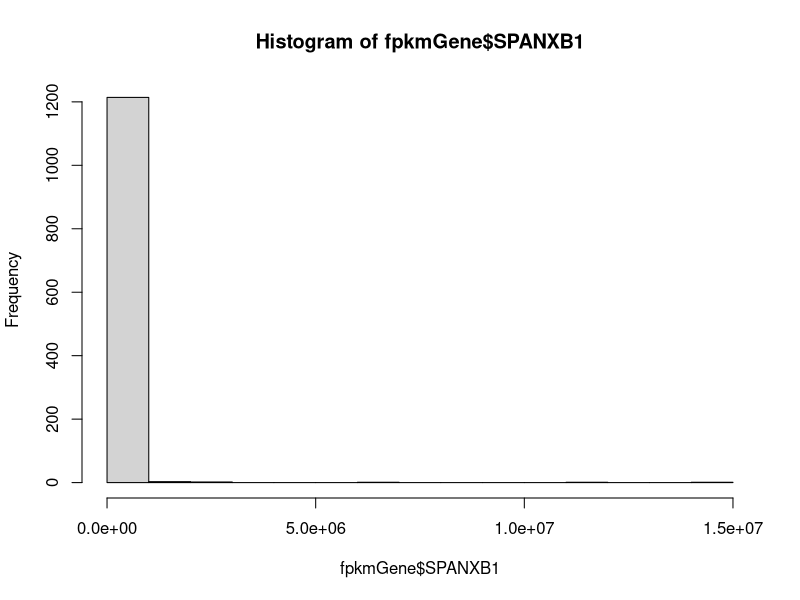
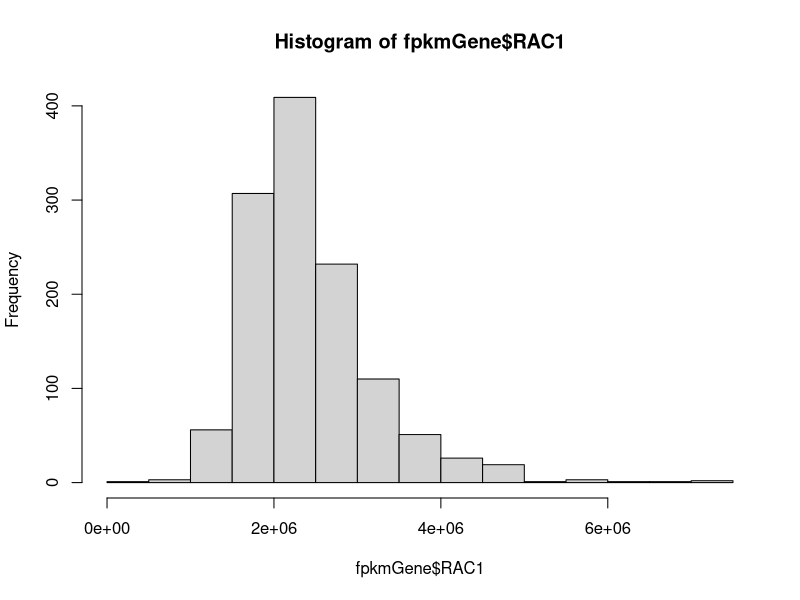
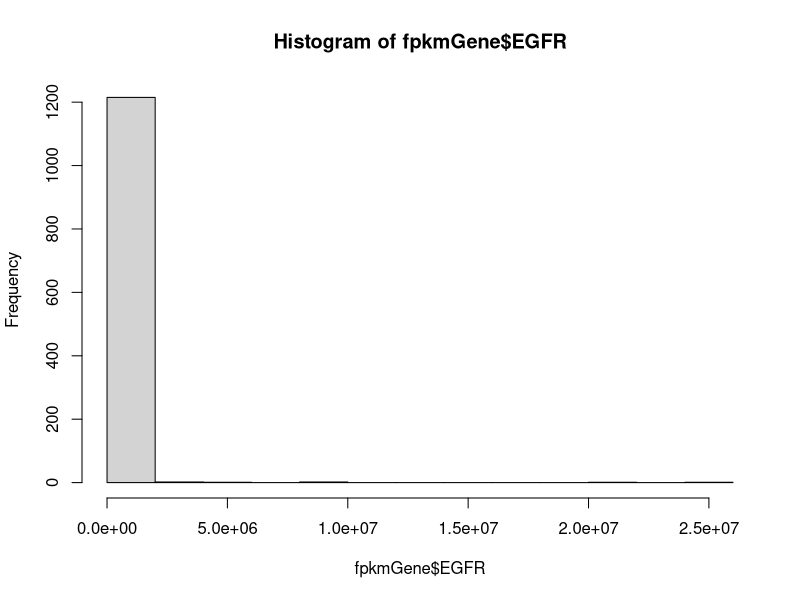
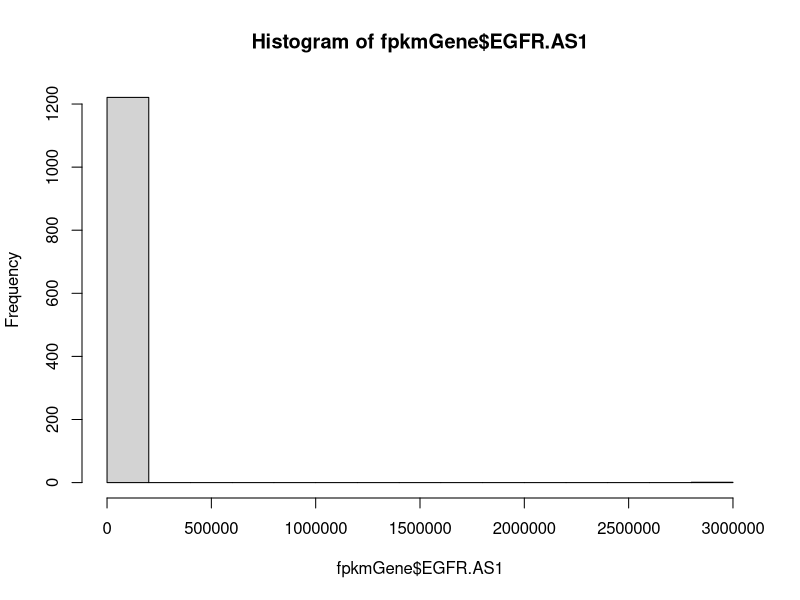

Here is the R script that generated these plots, in order: (Note: this script raises an error after producing the figures.)
#### analyzing expression data from TCGA ####

# load packages
library(dplyr)
library(ggplot2)

# define exclusion subsetting
`%ni%` <- Negate(`%in%`) 

# read in saved data
fpkmGene <- read.table("targetGeneBca.csv")
# see all metadata
colnames(fpkmGene)
# view untransformed distribution
hist(fpkmGene$SPANXB1) # very left skewed
hist(fpkmGene$RAC1) # slightly left skewed
hist(fpkmGene$EGFR) # very left skewed
hist(fpkmGene$EGFR.AS1) # very left skewed
hist(fpkmGene$SH3GL2) # very left skewed
# save untransformed data
fpkmGeneNolog <- fpkmGene

# log transform gene expression data
fpkmGene[1:10] <- fpkmGene[1:10] + 1 # add one pseudo count to all counts to remove zeros
fpkmGene[1:10] <- log2(fpkmGene[1:10]) # apply log2 transformation

# add SH3GL2/SPANXB1 expression ratio
fpkmGene <- fpkmGene %>%
  mutate(SH3GL2_SPANXB1_ratio = SH3GL2 / SPANXB1)

## visualizing data distribution for variables of interest
# not variable or not reported: classification_of_tumor, last_known_disease_status, tumor_grade, progression_or_recurrence, disease_type
hist(fpkmGene$SPANXB1) # left skewed (many zeros)
hist(fpkmGene$RAC1) # fairly normal, slightly left skewed
hist(fpkmGene$EGFR) # normal
hist(fpkmGene$EGFR.AS1) # left skewed (many zeros)
hist(fpkmGene$SH3GL2) # left skewed (many zeros)
plot(fpkmGene$shortLetterCode) # same (abbreviations): plot(fpkmGene$definition)
table(fpkmGene$shortLetterCode) 
# 113 NT= normal tissue, 1102 TP= primary tumor, 7 TM= metastatic 
table(fpkmGene$tumor_stage) # same: table(fpkmGene$subtype_Converted.Stage)
table(fpkmGene$subtype_AJCC.Stage)
table(fpkmGene$vital_status) #table(fpkmGene$subtype_Vital.Status) has missing data
table(fpkmGene$morphology)
table(fpkmGene$subtype_Metastasis) # same: table(fpkmGene$subtype_Metastasis.Coded)

# triple negative indicators
table(fpkmGene$subtype_ER.Status)
table(fpkmGene$subtype_PR.Status)
table(fpkmGene$subtype_HER2.Final.Status)

## initial data subsets
# assess number of samples with SPANXB1 expression
SB1 <- fpkmGene %>%
  filter(SPANXB1 > 0) # 544 samples with SPANXB1 expression
meta <- fpkmGene %>%
  filter(shortLetterCode == "TM")
norm <- fpkmGene %>%
  filter(shortLetterCode == "NT")
tum <- fpkmGene %>%
  filter(shortLetterCode == "TP")

#### Q1 Compare spanxb1 expression between normal and BC patients ####
# all "normal" samples are paired with a Bca sample
normVcancer <- rbind(norm, tum)
# unpaired, all data
t.test(SPANXB1 ~ shortLetterCode, data = normVcancer) # p=2.2e-16
table(normVcancer$shortLetterCode) # 113 normal, 1102 tumor
ggplot(normVcancer, aes(shortLetterCode, SPANXB1)) + 
  geom_boxplot() +
  ylab("log2 SPANXB1 expression") +
  xlab("tissue type (unpaired)") +
  scale_x_discrete(labels=c("NT" = "normal", "TP" = "tumor")) +
  geom_boxplot() +
  theme_bw() + 
  theme(axis.text=element_text(size=16), axis.title = element_text(size=16))
#ggsave("figures/SPANXB1unpaired.jpg")
# paired
# create paired sample dataset
normVcancerPaired <- normVcancer %>%
  filter(bcr_patient_barcode %in%
           norm$bcr_patient_barcode)
# find patients with more than 1 tumor sample to pair
normVcancerPaired %>% 
  group_by(patient) %>%
  tally() %>%
  filter(n > 2)
# find patients with only 1 normal sample
normVcancerPaired %>%
  group_by(patient) %>%
  tally() %>%
  filter(n == 1)
# only one sample: TCGA-BH-A0BS 
filter(normVcancerPaired, patient == "TCGA-BH-A0BS")
grep("TCGA-BH-A0BS", normVcancerPaired$patient) # remove 67 (no tumor to pair) 
# three or four samples: TCGA-A7-A0DB, TCGA-A7-A0DC, TCGA-A7-A13E
filter(normVcancerPaired, patient == "TCGA-A7-A0DB")
grep("TCGA-A7-A0DB", normVcancerPaired$patient) # remove 182 and 216 (extra tumor)
filter(normVcancerPaired, patient == "TCGA-A7-A0DC")
grep("TCGA-A7-A0DC", normVcancerPaired$patient) # remove 145 (tumor missing metadata)
filter(normVcancerPaired, patient == "TCGA-A7-A13E")
grep("TCGA-A7-A13E", normVcancerPaired$patient) # remove 221 and 226 (extra tumor)
# remove extra samples
normVcancerPaired <- normVcancerPaired[-c(67, 182, 216, 145, 221, 226),]
# sort by barcode
normVcancerPaired <- normVcancerPaired[order(normVcancerPaired$patient),] 
# summarize sample counts
table(normVcancerPaired$shortLetterCode) # 112 NT, 112 TP
# perform t test (paired)
t.test(SPANXB1 ~ shortLetterCode, paired=TRUE, data = normVcancerPaired) # 4.177e-09
ggplot(normVcancerPaired, aes(shortLetterCode, SPANXB1)) + 
  ylab("log2 SPANXB1 expression") +
  xlab("tissue type (paired samples)") +
  scale_x_discrete(labels=c("NT" = "normal", "TP" = "tumor")) +
  geom_boxplot() +
  theme_bw() +
  theme(axis.text=element_text(size=16), axis.title = element_text(size=16))
#ggsave("figures/SPANXB1paired.jpg")

#### Q2 Compare spanxb1 expression between metastatic vs. non metastatic BC patients ####
# combine tumor and metastasis samples
tumVmetaAll <- rbind(tum, meta)
table(tumVmetaAll$shortLetterCode) # 7 TM 1102 TP
# perform t test (unpaired data)
t.test(SPANXB1 ~ definition, data = tumVmetaAll) # 0.7794
ggplot(tumVmetaAll, aes(definition, SPANXB1)) + 
  ylab("log2 SPANXB1 expression") +
  xlab("tissue type") +
  scale_x_discrete(labels=c("TM" = "metastatic", "TP" = "primary tumor")) +
  geom_boxplot() +
  theme_bw() +
  theme(axis.text=element_text(size=12), axis.title = element_text(size=12))
#ggsave("figures/SPANXB1unpairedMetastasis.jpg")
# remove TP for metastatic patients 
TPnoMeta <- tum %>%
  filter(bcr_patient_barcode %ni%
           meta$bcr_patient_barcode)
TPnoMeta <- rbind(TPnoMeta, meta)
# summarize sample counts
table(TPnoMeta$shortLetterCode) # TM 7, TP 1095
# perform t test (unpaired data, with TP from metastasis patients removed)
t.test(SPANXB1 ~ shortLetterCode, data = TPnoMeta) # p=0.7739
ggplot(TPnoMeta, aes(definition, SPANXB1)) + 
  ylab("log2 SPANXB1 expression") +
  xlab("tissue type") +
  scale_x_discrete(labels=c("TM" = "metastatic", "TP" = "primary tumor")) +
  geom_boxplot() +
  theme_bw() +
  theme(axis.text=element_text(size=12), axis.title = element_text(size=12))
#ggsave("figures/SPANXB1unpairedMetastasisFiltered.jpg")
# paired
# create paired metastatic/nonmetastatic sample dataset
tumMet <- tum %>%
  filter(bcr_patient_barcode %in%
           meta$bcr_patient_barcode)
tumVmetPaired <- rbind(tumMet, meta)
# summarize sample counts
table(tumVmetPaired$shortLetterCode) # 7 pairs
# sort for paired samples
tumVmetPaired <- tumVmetPaired[order(tumVmetPaired$patient)]
# perform t test
t.test(SPANXB1 ~ shortLetterCode, data = tumVmetPaired) # 0.4917
ggplot(tumVmetPaired, aes(shortLetterCode, SPANXB1)) + 
  ylab("log2 SPANXB1 expression") +
  xlab("tissue type (paired samples)") +
  scale_x_discrete(labels=c("TM" = "metastatic", "TP" = "tumor")) +
  geom_boxplot() +
  theme_bw() +
  theme(axis.text=element_text(size=12), axis.title = element_text(size=12))
#ggsave("figures/SPANXB1pairedMetastasis.jpg")

#### Q3 Compare spanxb1 expression with clinical stages of BC patients ####
table(fpkmGene$subtype_AJCC.Stage) # missing data are "[Not Available]"
table(fpkmGene$tumor_stage) # missing data are "not reported"
# compare AJCC stages
AJCC <- tum %>%
  filter(subtype_AJCC.Stage != "[Not Available]") %>%
  filter(subtype_AJCC.Stage != "Stage X")
table(AJCC$subtype_AJCC.Stage)
# perform ANOVA
summary(aov(SPANXB1 ~ subtype_AJCC.Stage, data = AJCC)) # 0.907
ggplot(AJCC, aes(subtype_AJCC.Stage, SPANXB1)) + 
  ylab("log2 SPANXB1 expression") +
  xlab(" AJCC stage") +
  scale_x_discrete(labels=c("Stage I" = "I", "Stage IA" = "IA", "Stage IB" = "IB", "Stage II" = "II", "Stage IIA" = "IIA", "Stage IIB" = "IIB", "Stage III" = "III", "Stage IIIA" = "IIIA", "Stage IIIB" = "IIIB", "Stage IIIC" = "IIIC", "Stage IV" = "IV")) +
  geom_boxplot() +
  theme_bw() 
#ggsave("figures/SPANXB1.AJCC.jpg")
# AJCC stages with zeros removed
AJCC_filt <- AJCC %>%
  filter(SPANXB1 > 0)
table(AJCC_filt$subtype_AJCC.Stage)
summary(aov(SPANXB1 ~ subtype_AJCC.Stage, data = AJCC_filt)) # 0.0346
ggplot(AJCC_filt, aes(subtype_AJCC.Stage, SPANXB1)) + 
  ylab("log2 SPANXB1 expression") +
  xlab("AJCC stage") +
  scale_x_discrete(labels=c("Stage I" = "I", "Stage IA" = "IA", "Stage IB" = "IB", "Stage II" = "II", "Stage IIA" = "IIA", "Stage IIB" = "IIB", "Stage III" = "III", "Stage IIIA" = "IIIA", "Stage IIIB" = "IIIB", "Stage IIIC" = "IIIC", "Stage IV" = "IV")) +
  geom_boxplot() +
  theme_bw() 
#ggsave("figures/SPANXB1.AJCC_filt.jpg")
# compare tumor stages
stage <- tum %>%
  filter(tumor_stage != "not reported") %>%
  filter(tumor_stage != "stage x")
table(stage$tumor_stage)
# perform ANOVA
summary(aov(SPANXB1 ~ tumor_stage, data = stage)) #p=0.514
ggplot(stage, aes(tumor_stage, SPANXB1)) + 
  ylab("log2 SPANXB1 expression") +
  xlab("tumor stage") +
  scale_x_discrete(labels=c("stage i" = "I", "stage ia" = "IA", "stage ib" = "IB", "stage ii" = "II", "stage iia" = "IIA", "stage iib" = "IIB", "stage iii" = "III", "stage iiia" = "IIIA", "stage iiib" = "IIIB", "stage iiic" = "IIIC", "stage iv" = "IV")) +
  geom_boxplot() +
  theme_bw() 
#ggsave("figures/SPANXB1.stage.jpg")

#### Q4 Compare spanxb1 expression between normal and ER/PR/HER2 negative (a.k.a.TNBC) patients ####
# extract triple negative from tumor samples
TNBCneg <- tum %>% 
  filter(subtype_ER.Status == "Negative" & subtype_PR.Status == "Negative" & subtype_HER2.Final.Status == "Negative") %>%
  mutate(triple = "TNBC")
# convert norm to include TNBC status
normT <- norm %>%
  mutate(triple = "normal")
# combine triple negative and normal
normTNBC <- rbind(normT, TNBCneg) # 118 TNBC, 113 normal
# perform t test 
t.test(SPANXB1 ~ triple, data=normTNBC) # 4.395e-07
ggplot(normTNBC, aes(triple, SPANXB1)) + 
  ylab("log2 SPANXB1 expression") +
  xlab("tissue type (unpaired)") +
  geom_boxplot() +
  theme_bw() +
  theme(axis.text=element_text(size=16), axis.title = element_text(size=16))
#ggsave("figures/SPANXB1TNBCnormal.jpg")

#### Q4.5 Compare spanxb1 expression between ER/PR/HER2 positive vs. ER/PR/HER2 negative (a.k.a.TNBC) patients ####
# extract triple negative from tumor samples
TNBCneg <- tum %>% 
  filter(subtype_ER.Status == "Negative" & subtype_PR.Status == "Negative" & subtype_HER2.Final.Status == "Negative") %>%
  mutate(triple = "negative")
# extract triple positive from tumor samples
TNBCpos <- tum %>% 
  filter(subtype_ER.Status == "Positive" & subtype_PR.Status == "Positive" & subtype_HER2.Final.Status == "Positive") %>%
  mutate(triple = "positive")
# combine triple negative and all positive
TNBCboth <- rbind(TNBCneg, TNBCpos) # 118 TNBC, 59 all positive
# perform t test 
t.test(SPANXB1 ~ triple, data=TNBCboth) # 0.06836
ggplot(TNBCboth, aes(triple, SPANXB1)) + 
  ylab("log2 SPANXB1 expression") +
  xlab("ER/PR/HER2 status") +
  geom_boxplot() +
  theme_bw() +
  theme(axis.text=element_text(size=12), axis.title = element_text(size=12))
#ggsave("figures/SPANXB1TNBC.jpg")

#### Q5 Compare spanxb1 expression between metastatic vs. non metastatic TNBC patients ####
table(TNBCneg$shortLetterCode) #no TNBC neg or pos are metastatic

#### Compare spanxb1 expression with survival outcome ####
tumVital <- tum %>%
  filter(vital_status != "NA")
table(tumVital$vital_status) # 100 alive, 18 dead 
# SPANXB1 and vital status
t.test(SPANXB1 ~ vital_status, data=tumVital) # 0.5902
ggplot(tumVital, aes(vital_status, SPANXB1)) + 
  ylab("log2 SPANXB1 expression") +
  xlab("vital status") +
  geom_boxplot() +
  theme_bw() +
  theme(axis.text=element_text(size=12), axis.title = element_text(size=12))
#ggsave("figures/SPANXB1.vital.jpg")

# read in curated survival data
surv_dat <- read.csv("brca_survival.csv")
# compare samples in each set
length(tum$patient) #1102
length(unique(tum$patient)) #1091
length(surv_dat$bcr_patient_barcode) #1097
length(unique(surv_dat$bcr_patient_barcode)) #1097
# filter out patients in tum that aren't in survival data
surv <- merge(tum, surv_dat, by.x="patient", by.y="bcr_patient_barcode") %>%
  filter(DFI.time.cr != "NA")
range(surv$DFI.time.cr)

# plot all SPANXB1 and DFI
ggplot(surv, aes(SPANXB1, DFI.time.cr)) +
  geom_point() +
  ylab("disease free interval (days)") +
  xlab("log2 SPANXB1 expression") +
  theme_bw() +
  theme(legend.position="none") + 
  geom_smooth(method = "lm", se = FALSE)
#ggsave("figures/SPANXB1.survival.jpg")
# model with DFI
surv.mod.D <- lm(SPANXB1 ~ DFI.time.cr, data=surv_ex)
summary(surv.mod.D) # p=0.1759, R2=0.003988, no relationship

# plot DFI by SPANXB1 only in expressed
surv_ex <- filter(surv, SPANXB1 > 0)
ggplot(surv_ex, aes(SPANXB1, DFI.time.cr)) +
  geom_point() +
  ylab("disease free interval (days)") +
  xlab("log2 SPANXB1 expression") +
  theme_bw() +
  theme(legend.position="none") + 
  geom_smooth(method = "lm", se = FALSE)
#ggsave("figures/SPANXB1.ex.survival.jpg")
# model with DFI
surv.mod.D.ex <- lm(SPANXB1 ~ DFI.time.cr, data=surv_ex)
summary(surv.mod.D.ex) # p=0.1759, R2=0.003988, no relationship

#### Q6 Compare spanxb1 expression with survival outcome of TNBC patients ####
table(TNBCneg$vital_status) # 100 alive, 18 dead 
# SPANXB1 and vital status
t.test(SPANXB1 ~ vital_status, data=TNBCneg) # 0.1257
ggplot(TNBCneg, aes(vital_status, SPANXB1)) + 
  ylab("log2 SPANXB1 expression") +
  xlab("vital status") +
  geom_boxplot() +
  theme_bw() +
  theme(axis.text=element_text(size=12), axis.title = element_text(size=12))
#ggsave("figures/SPANXB1.TNBCneg.vital.jpg")

#### Q7 Compare spanxb1 expression with survival outcome of ER/PR/HER2 positive patients alone and in combination (e.g., co-expression of genes) ####
table(TNBCpos$vital_status) # 52 alive, 7 dead 
# SPANXB1 and vital status of triple positive patients
t.test(SPANXB1 ~ vital_status, data=TNBCpos) # 0.9511
ggplot(TNBCpos, aes(vital_status, SPANXB1)) + 
  ylab("log2 SPANXB1 expression") +
  xlab("vital status") +
  geom_boxplot() +
  theme_bw() +
  theme(axis.text=element_text(size=12), axis.title = element_text(size=12))
#ggsave("figures/SPANXB1.TNBCpos.vital.jpg")
# SPANXB1, ER+ (subtype_ER.Status) and vital status
table(fpkmGene$subtype_ER.Status) # 175 Negative, 591 Positive, Indeterminate, Not Performed, Performed but Not Available
SP.ER <- fpkmGene %>% 
  filter(subtype_ER.Status == "Positive" | subtype_ER.Status == "Negative")
t.test(SPANXB1 ~ subtype_ER.Status, data=SP.ER) # 0.004189
ggplot(SP.ER, aes(subtype_ER.Status, SPANXB1)) + 
  ylab("log2 SPANXB1 expression") +
  xlab("ER status") +
  geom_boxplot() +
  theme_bw() +
  theme(axis.text=element_text(size=12), axis.title = element_text(size=12))
#ggsave("figures/SPANXB1.ERstatus.jpg")
# logistic regression # 766 individuals
SP.ER.mod <- glm(vital_status ~ SPANXB1 + subtype_ER.Status, data = SP.ER, family = "binomial")
summary(SP.ER.mod) # nope
# odds ratio and 95% CI
exp(cbind(OR = coef(SP.ER.mod), confint(SP.ER.mod)))
# SPANXB1, PR+ (subtype_PR.Status) and vital status
table(fpkmGene$subtype_PR.Status) # 247 Negative, 516 Positive
SP.PR <- fpkmGene %>% 
  filter(subtype_PR.Status == "Positive" | subtype_PR.Status == "Negative")
t.test(SPANXB1 ~ subtype_PR.Status, data=SP.PR) # 0.2112
ggplot(SP.PR, aes(subtype_PR.Status, SPANXB1)) + 
  ylab("log2 SPANXB1 expression") +
  xlab("PR status") +
  geom_boxplot() +
  theme_bw() +
  theme(axis.text=element_text(size=12), axis.title = element_text(size=12))
#ggsave("figures/SPANXB1.PRstatus.jpg")
# logistic regression # 763 individuals
SP.PR.mod <- glm(vital_status ~ SPANXB1 + subtype_PR.Status, data = SP.PR, family = "binomial")
summary(SP.PR.mod) # nope
# odds ratio and 95% CI
exp(cbind(OR = coef(SP.PR.mod), confint(SP.PR.mod)))
# SPANXB1, HER2+ (subtype_HER2.Final.Status) and vital status
table(fpkmGene$subtype_HER2.Final.Status) # 642 Negative, 111 Positive
SP.HER <- fpkmGene %>% 
  filter(subtype_HER2.Final.Status == "Positive" | subtype_HER2.Final.Status == "Negative")
t.test(SPANXB1 ~ subtype_HER2.Final.Status, data=SP.HER) # 0.3968
ggplot(SP.HER, aes(subtype_HER2.Final.Status, SPANXB1)) + 
  ylab("log2 SPANXB1 expression") +
  xlab("HER2 status") +
  geom_boxplot() +
  theme_bw() +
  theme(axis.text=element_text(size=12), axis.title = element_text(size=12))
#ggsave("figures/SPANXB1.HERstatus.jpg")
# logistic regression # 753 individuals
SP.HER.mod <- glm(vital_status ~ SPANXB1 + subtype_HER2.Final.Status, data = SP.HER, family = "binomial")
summary(SP.HER.mod) # nope
# odds ratio and 95% CI
exp(cbind(OR = coef(SP.HER.mod), confint(SP.HER.mod)))
# SPANXB1 and ER/PR/HER2+ # 715 individuals
SP.PR.ER.HER <- fpkmGene %>% 
  filter(subtype_PR.Status == "Positive" | subtype_PR.Status == "Negative") %>%
  filter(subtype_ER.Status == "Positive" | subtype_ER.Status == "Negative") %>%
  filter(subtype_HER2.Final.Status == "Positive" | subtype_HER2.Final.Status == "Negative")
# logistic regression
SP.PR.ER.HER.mod <- glm(vital_status ~ SPANXB1 + subtype_PR.Status + subtype_ER.Status + subtype_HER2.Final.Status, data = SP.PR.ER.HER, family = "binomial")
summary(SP.PR.ER.HER.mod) # nope
# odds ratio and 95% CI
exp(cbind(OR = coef(SP.HER.mod), confint(SP.HER.mod)))

#### Q8 Compare RAC1/SPANXB1 expression together in normal vs. TNBC ####
# aggregate data from norm and TNBC
normTNBC <- rbind(norm, TNBCneg[,-95]) # removes column triple
table(normTNBC$shortLetterCode) # 113 normal, 118 TNBC (unpaired)
# linear regression (only normal)
norm.mod <- lm(SPANXB1 ~ RAC1, data=norm)
summary(norm.mod) # p=0.697, R2=0.001371
# linear regression (only TNBC)
TNBCmod <- lm(SPANXB1 ~ RAC1, data=TNBCneg)
summary(TNBCmod) # p=0.1707, R2=0.01612
# plot both together
ggplot(normTNBC, aes(SPANXB1, RAC1, col=shortLetterCode)) +
  geom_point() +
  ylab("log2 RAC1 expression") +
  xlab("log2 SPANXB1 expression") +
  theme_bw() +
  theme(legend.position="none") + # blue=TNBC, red=normal
  geom_smooth(data=subset(normTNBC, shortLetterCode == "TP"), method = "lm", se = FALSE) +
  geom_smooth(data=subset(normTNBC, shortLetterCode == "NT"), method = "lm", se = FALSE)
#ggsave("figures/SPANXB1.RAC1.TNBC.jpg")
# linear regression (only normal)
normExp <- norm %>%
  filter(SPANXB1 > 0.000000) %>%
  filter(RAC1 > 0.000000)
normExp.mod <- lm(SPANXB1 ~ RAC1, data=normExp)
summary(normExp.mod) # p=0.7759, R2=0.005982
# linear regression (only TNBC)
TNBCexp <- TNBCneg %>%
  filter(SPANXB1 > 0.000000) %>%
  filter(RAC1 > 0.000000)
TNBCexp.mod <- lm(SPANXB1 ~ RAC1, data=TNBCexp)
summary(TNBCexp.mod) # p=0.07648, R2=0.06265
# filter for only expression > 0 for both
bothExp <- normTNBC %>%
  filter(SPANXB1 > 0.000000) %>%
  filter(RAC1 > 0.000000)
# plot both together
ggplot(bothExp, aes(SPANXB1, RAC1, col=shortLetterCode)) +
  geom_point() +
  ylab("log2 RAC1 expression") +
  xlab("log2 SPANXB1 expression") +
  theme_bw() +
  theme(legend.position="none") + # blue=TNBC, red=normal
  geom_smooth(data=subset(bothExp, shortLetterCode == "TP"), method = "lm", se = FALSE) +
  geom_smooth(data=subset(bothExp, shortLetterCode == "NT"), method = "lm", se = FALSE)
#ggsave("figures/SPANXB1.RAC1.TNBC.filtered.jpg")

#### Q9 Compare RAC1/SPANXB1 expression in metastatic vs. not met TNBC ####
table(TNBCneg$shortLetterCode) #no TNBC neg are metastatic

#### Q10 Compare RAC1/SPANXB1 expression with survival of TNBC ####
table(TNBCneg$vital_status) # 100 alive, 18 dead
# linear regression (only live)
TNBClive <- TNBCneg %>%
  filter(vital_status == "alive")
TNBClive.mod <- lm(SPANXB1 ~ RAC1, data=TNBClive)
summary(TNBClive.mod) # p=0.2782, R2=0.01199
# linear regression (only dead)
TNBCdead <- TNBCneg %>%
  filter(vital_status == "dead")
TNBCdead.mod <- lm(SPANXB1 ~ RAC1, data=TNBCdead)
summary(TNBCdead.mod) # p=0.4423, R2=0.03735
# plot both together
ggplot(TNBCneg, aes(SPANXB1, RAC1, col=vital_status)) +
  geom_point() +
  ylab("log2 RAC1 expression") +
  xlab("log2 SPANXB1 expression") +
  theme_bw() +
  theme(legend.position="none") + # blue=dead, red=alive
  geom_smooth(data=subset(bothExp, vital_status == "dead"), method = "lm", se = FALSE) +
  geom_smooth(data=subset(bothExp, vital_status == "alive"), method = "lm", se = FALSE)
#ggsave("figures/SPANXB1.RAC1.vital.jpg")
# logistic regression 
SP.RAC.mod <- glm(vital_status ~ SPANXB1 + RAC1, data = TNBCneg, family = "binomial")
summary(SP.RAC.mod) # nope
# odds ratio and 95% CI
exp(cbind(OR = coef(SP.RAC.mod), confint(SP.RAC.mod)))

#### Q11 Compare EGFR/SPANXB1 expression together in normal vs. TNBC ####
table(normTNBC$shortLetterCode) # 113 normal, 118 TNBC (unpaired)
# linear regression (only normal)
norm.mod <- lm(SPANXB1 ~ EGFR, data=norm)
summary(norm.mod) # p=0.7676, R2=0.0007897
# linear regression (only TNBC)
TNBCmod <- lm(SPANXB1 ~ EGFR, data=TNBCneg)
summary(TNBCmod) # p=0.528, R2=0.003441
# plot both together
ggplot(normTNBC, aes(SPANXB1, EGFR, col=shortLetterCode)) +
  geom_point() +
  ylab("log2 EGFR expression") +
  xlab("log2 SPANXB1 expression") +
  theme_bw() +
  theme(legend.position="none") + # blue=TNBC, red=normal
  geom_smooth(data=subset(normTNBC, shortLetterCode == "TP"), method = "lm", se = FALSE) +
  geom_smooth(data=subset(normTNBC, shortLetterCode == "NT"), method = "lm", se = FALSE)
#ggsave("figures/SPANXB1.EGFR.jpg")

#### Q12 Compare EGFR/SPANXB1 expression with survival of TNBC ####
# logistic regression 
SP.EG.mod <- glm(vital_status ~ SPANXB1 + EGFR, data = TNBCneg, family = "binomial")
summary(SP.EG.mod) # nope
# odds ratio and 95% CI
exp(cbind(OR = coef(SP.EG.mod), confint(SP.EG.mod)))

#### Compare SH3GL2/SPANXB1 expression together in normal vs. TNBC ####
hist(norm$SPANXB1)
hist(norm$SH3GL2)
# coexpression in normal (113 samples)
norm.mod <- lm(SPANXB1 ~ SH3GL2, data=norm)
summary(norm.mod) # p=0.5118, R2=0.003887, not coexpressed in normal
# coexpression in tumor (1102 samples)
tum.mod <- lm(SPANXB1 ~ SH3GL2, data=tum)
summary(tum.mod) # p=0.005938, R2=0.00686, coexpressed in tumor
# coexpression in TNBC (118 samples)
TNBC.mod <- lm(SPANXB1 ~ SH3GL2, data=TNBCneg)
summary(TNBC.mod) # p=0.004334, R2=0.06803, coexpressed in TNBC
# plot coexpression in normal vs tumor
ggplot(normVcancer, aes(SPANXB1, SH3GL2, col=shortLetterCode)) +
  geom_point() +
  ylab("log2 SH3GL2 expression") +
  xlab("log2 SPANXB1 expression") +
  theme_bw() +
  theme(legend.position="none") + # blue=tumor, red=normal
  geom_smooth(data=subset(normTNBC, shortLetterCode == "TP"), method = "lm", se = FALSE) +
  geom_smooth(data=subset(normTNBC, shortLetterCode == "NT"), method = "lm", se = FALSE)
#ggsave("figures/SPANXB1.SH3GL2.tumor.jpg")
# plot coexpression in normal vs TNBC
ggplot(normTNBC, aes(SPANXB1, SH3GL2, col=triple)) +
  geom_point() +
  ylab("log2 SH3GL2 expression") +
  xlab("log2 SPANXB1 expression") +
  theme_bw() +
  theme(legend.position="none") + # blue=TNBC, red=normal
  geom_smooth(data=subset(normTNBC, triple == "TNBC"), method = "lm", se = FALSE) +
  geom_smooth(data=subset(normTNBC, triple == "normal"), method = "lm", se = FALSE)
#ggsave("figures/SPANXB1.SH3GL2.TNBC.jpg")
# plot coexpression in tumor only
tum_above <- tum %>%
  filter(SH3GL2 > 0 & SPANXB1 > 0)
ggplot(tum_above, aes(SPANXB1, SH3GL2)) +
  geom_point() +
  ylab("log2 SH3GL2 expression") +
  xlab("log2 SPANXB1 expression") +
  theme_bw() +
  geom_smooth(method = "lm", se = FALSE)
# plot coexpression in TNBC only 
TNBC_above <- TNBCneg %>%
  filter(SH3GL2 > 0 & SPANXB1 > 0)
ggplot(TNBC_above, aes(SPANXB1, SH3GL2)) +
  geom_point() +
  ylab("log2 SH3GL2 expression") +
  xlab("log2 SPANXB1 expression") +
  theme_bw() +
  geom_smooth(method = "lm", se = FALSE)

#### expression ratios ####
# expression ratios: 1102 total in tumor 
length(tum$SH3GL2_SPANXB1_ratio[tum$SH3GL2_SPANXB1_ratio == "Inf"]) # 537 with SPANXB1 = 0
length(tum$SH3GL2_SPANXB1_ratio[tum$SH3GL2_SPANXB1_ratio == 0]) # 93 with SH3GL2 = 0
length(tum$SH3GL2_SPANXB1_ratio[tum$SH3GL2_SPANXB1_ratio == "NaN"]) # 40 with 0 for both


filter(normVcancer, SH3GL2_SPANXB1_ratio != "Inf")


#t.test(SH3GL2_SPANXB1_ratio ~ shortLetterCode, data = normVcancer) # Inf values don't allow
ggplot(normVcancer_trim, aes(SH3GL2_SPANXB1_ratio, fill = shortLetterCode)) +
  geom_density(alpha = 0.5) +
  xlab("SH3GL2:SPANXB1 expression ratio") + # red = normal, blue = tumor
  scale_fill_discrete(guide=FALSE) +
  theme_bw()
#ggsave("figures/expressionRatioNormVtum.jpg")
# expression ratios: TNBC
ggplot(TNBCboth, aes(SH3GL2_SPANXB1_ratio, fill = triple)) +
  geom_density(alpha = 0.5) +
  xlab("SH3GL2:SPANXB1 expression ratio") + # red = TNBC, blue = all positive
  scale_fill_discrete(guide=FALSE) +
  theme_bw()
#ggsave("figures/expressionRatioTNBC.jpg")

#### Compare SH3GL2/SPANXB1 expression together in primary tumor vs. metastatic ####
# coexpression in metastatic (7 samples)
meta.mod <- lm(SPANXB1 ~ SH3GL2, data=meta)
summary(meta.mod) # p=0.2932, R2=0.2162, not coexpressed in metastatic
ggplot(tumVmetaAll, aes(SPANXB1, SH3GL2, col=shortLetterCode)) + 
  geom_point() +
  ylab("log2 SH3GL2 expression") +
  xlab("log2 SPANXB1 expression") +
  theme_bw() +
  theme(legend.position="none") + # blue=primary tumor, red=metastatic
  geom_smooth(data=subset(normTNBC, shortLetterCode == "TP"), method = "lm", se = FALSE) +
  geom_smooth(data=subset(normTNBC, shortLetterCode == "TM"), method = "lm", se = FALSE)
#ggsave("figures/SPANXB1unpairedMetastasis.jpg")

#### Compare SH3GL2/SPANXB1 expression with survival ####
TNBCboth$triple <- as.factor(TNBCboth$triple)
# triple status given SPANXB1 and SH3GL2
SP.SH.TNBC.mod <- glm(triple ~ SPANXB1 + SH3GL2, data=TNBCboth, family="binomial")
summary(SP.SH.TNBC.mod) # nope
# vital status given SPANXB1 and SH3GL2
SP.SH.vital.mod <- glm(vital_status ~ SPANXB1 + SH3GL2, data = normTNBC, family = "binomial")
summary(SP.SH.vital.mod) # nope
# plot both genes, color by survival
ggplot(normTNBC, aes(SPANXB1, SH3GL2, col=shortLetterCode)) +
  geom_point() +
  ylab("log2 SH3GL2 expression") +
  xlab("log2 SPANXB1 expression") +
  theme_bw() +
  theme(legend.position="none") + # blue=TNBC, red=normal
  geom_smooth(data=subset(normTNBC, shortLetterCode == "TP"), method = "lm", se = FALSE) +
  geom_smooth(data=subset(normTNBC, shortLetterCode == "NT"), method = "lm", se = FALSE)
#ggsave("figures/SPANXB1.SH3GL2.jpg")
# plot both genes together if overexpressed
SP.SH.pos <- rbind(norm, tum) %>%
  filter(SPANXB1 > 1 & SH3GL2 > 1) #488 samples
table(SP.SH.pos$shortLetterCode) # 16 normal, 472 tumor
ggplot(SP.SH.pos, aes(SPANXB1, SH3GL2, col=shortLetterCode)) +
  geom_point() +
  ylab("log2 SH3GL2 expression") +
  xlab("log2 SPANXB1 expression") +
  theme_bw() +
  theme(legend.position="none") + # blue=TNBC, red=normal
  geom_smooth(data=subset(SP.SH.pos, shortLetterCode == "TP"), method = "lm", se = FALSE) +
  geom_smooth(data=subset(SP.SH.pos, shortLetterCode == "NT"), method = "lm", se = FALSE)
#ggsave("figures/SPANXB1.SH3GL2.positive.jpg")
# vital status given SPANXB1 in all TNBC
t.test(SPANXB1 ~ vital_status, data = TNBCneg) # p=0.1257
wilcox.test(SPANXB1 ~ vital_status, data = TNBCneg) # p=0.1225
# vital status given SPANXB1 in only SPANXB1+ tumors
SP.TNBC <- TNBCneg %>%
  filter(SPANXB1 > 1)
t.test(SPANXB1 ~ vital_status, data = SP.TNBC) # p=0.9059
wilcox.test(SPANXB1 ~ vital_status, data = SP.TNBC) # p=0.955
# vital status given SPANXB1 and SH3GL2 in all TNBC
SP.SH.mod <- glm(vital_status ~ SPANXB1 + SH3GL2, data = TNBCneg, family = "binomial")
summary(SP.SH.mod) # nope
# odds ratio and 95% CI
exp(cbind(OR = coef(SP.SH.mod), confint(SP.SH.mod)))
# vital status given SPANXB1 and SH3GL2 in only SPANXB1+ TNBC tumors
SP.SH.TNBC.mod <- glm(vital_status ~ SPANXB1 + SH3GL2, data = SP.TNBC, family = "binomial")
summary(SP.SH.TNBC.mod) # nope
# odds ratio and 95% CI
exp(cbind(OR = coef(SP.SH.mod), confint(SP.SH.mod)))
# vital status of SPANXB1+/- and SH3GL2+/- in only TNBC
SP.SH.table <- table(SP.TNBC$SH3GL2 >1, SP.TNBC$vital_status)
chisq.test(SP.SH.table, simulate.p.value = TRUE) # 0.5667
# vital status of SPANXB1+/- and SH3GL2+/- in all tumors
SP.SH.pos <- tum %>% 
  filter(SPANXB1 > 0 & SH3GL2 > 0) %>%
  mutate(SP.SH = "positive") # 472
SP.SH.neg <- tum %>% 
  filter(SPANXB1 == 0 | SH3GL2 == 0) %>%
  mutate(SP.SH = "negative")
SP.SH <- rbind(SP.SH.pos, SP.SH.neg)
SP.SH.tbl <- table(SP.SH$SP.SH, SP.SH$vital_status)
chisq.test(SP.SH.tbl, simulate.p.value = TRUE) # p=0.5467
# vital status of SPANXB1+/- and SH3GL2+/- in all tumors, strict comparison
SP.SH.part <- tum %>%
  filter(SPANXB1 ==0 & SH3GL2 ==0) %>%
  mutate(SP.SH="negative")
SP.SH2 <- rbind(SP.SH.pos, SP.SH.part)
SP.SH.tbl2 <- table(SP.SH$SP.SH, SP.SH$vital_status)
chisq.test(SP.SH.tbl2, simulate.p.value = TRUE) # p=0.5617

## use Wilcoxin signed-rank or Mann-Whitney for small sample sizes?

## web tool for Kaplan Meier plots: http://kmplot.com/analysis/index.php?p=service&cancer=breast#

## correct for multiple comparisons?

# rlog from DESeq2 as alternative transformation method

## permutation tests (requires at least two groups of six samples)
# calculate test statistic for dataset
# permute labels on samples at random 1000 times
# recalculate test statistic for each of 1000 permuted datasets
# calculate percentage of permuted test statistics exceed original

